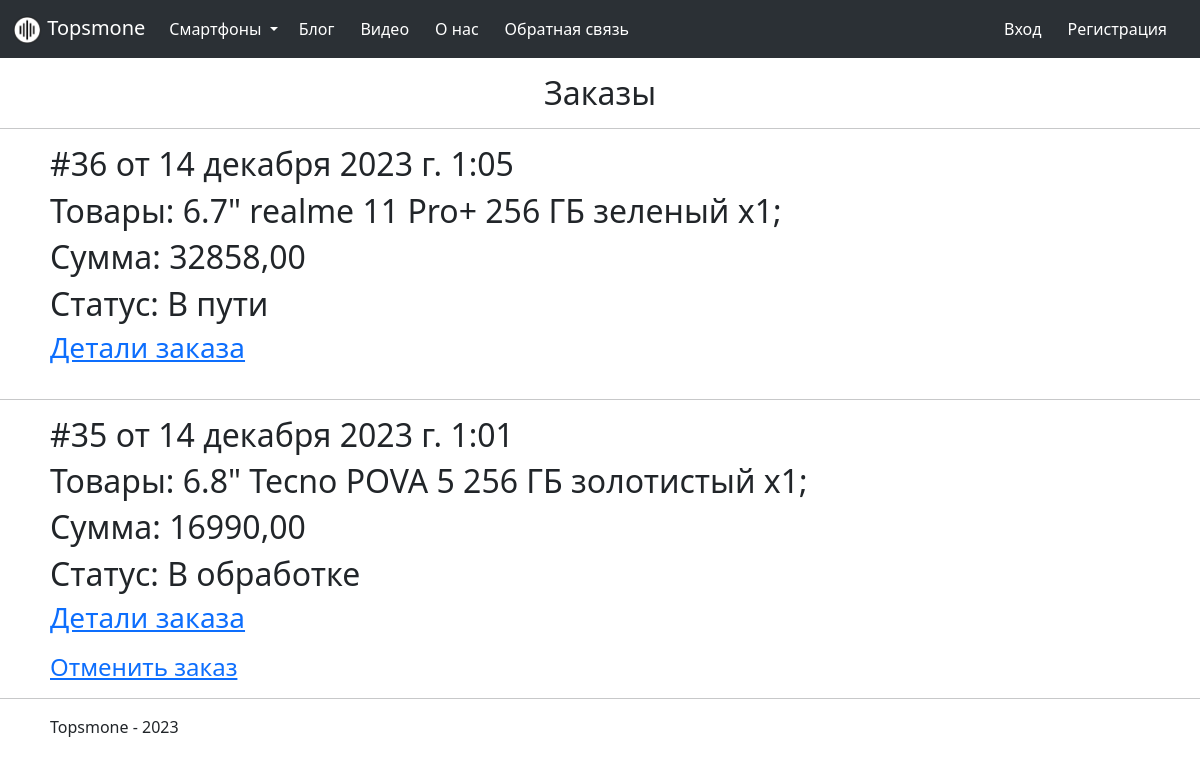
The page /ordersmanager on the database its author committed.
### App/models.py (models this page shows, shortened)
class Orders(models.Model):
    title = models.CharField(max_length=100, unique_for_date="posted", verbose_name="Заголовок")
    content = models.TextField(verbose_name="Полное содержание")
    posted = models.DateTimeField(default=datetime.now(), db_index=True, verbose_name="Опубликована")
    author = models.ForeignKey(User, null=True, blank=True, on_delete = models.SET_NULL, verbose_name = "Автор")
    summa = models.DecimalField(verbose_name='Стоимость', max_digits=8, decimal_places=2, default=0)
    status = models.TextField(verbose_name='Статус', default='В обработке')
    class Meta:
        db_table = "Order"
        ordering=["-posted"]
        verbose_name = "Заказ"
        verbose_name_plural = "Заказы"

### App/views.py (the view)
# urls.py: path('ordersmanager', views.ordersmanager, name='ordersmanager'),
def ordersmanager(request):
    posts=Orders.objects.all()
    assert isinstance(request, HttpRequest)
    return render(
        request,
        'orders.html',
        {
            'title':'Заказы',
            'posts':posts,
            'year':datetime.now().year
        }
    )

### App/templates/App/orders.html
{% extends 'index.html' %}
{% block navbarOnAbout %}
<h2 style="padding-top:50px; text-align:center">Заказы</h2>
{% for post in posts %}
<hr />
<div style="padding-left:50px; padding-right:50px;">
    <h2>#{{post.id}} от {{post.posted}}</h2>
    <h2>Товары: {{post.content}}</h2>
    <h2>Сумма: {{post.summa}}</h2>
    <h2>Статус: {{post.status}}</h2>
    <h3>
        <a  href="{% url 'orderdetails' %}?post={{ post.id }}">
            Детали заказа
        </a>
    </h3>
    <h4 style="padding-top:10px">
        {% if not post.status == 'В пути' and not post.status == 'Завершен' %}
        {% if user.is_superuser or user.is_staff %}
        <a style="padding-right:50px; align-items:end" href="{% url 'cancel_order_manager' %}?post={{ post.id }}">
            Отменить заказ
        </a>
        {% else %}
        <a style="padding-right:50px; align-items:end" href="{% url 'cancel_order_user' %}?post={{ post.id }}">
            Отменить заказ
        </a>
        {% endif %}
        {% endif %}
    </h4>
</div>
{% endfor %}
{% endblock navbarOnAbout %}

### App/templates/App/index.html (shortened to what this page needs)
﻿{% load static %}
<link rel="stylesheet" type="text/css" href="{% static 'styles/bootstrap.css' %}">
<html>
<head>
</head>
<body>
    {% include 'navbar.html' %}
    {% block navbarOnAbout %}
    {% endblock navbarOnAbout %}
    <hr />
    <footer style="padding-left:50px; padding-bottom:25px;">
        Topsmone - 2023
    </footer>
</body>
</html>

### App/templates/App/navbar.html (shortened to what this page needs)
﻿{% load static %}
<link rel="stylesheet" type="text/css" href="{% static 'styles/site.css' %}">
<nav class="navbar  fixed-top navbar-expand-lg bg-body-tertiary navbar-bg" data-bs-theme="dark">
    <div class="container-fluid">
        <a class="navbar-brand align-text-top" href="/">
            <img src="{% static 'Images\topsmone-Recovered.png' %}" alt="логотип" class="logo" />
            Topsmone
        </a>
        <div class="collapse navbar-collapse" id="navbarSupportedContent">
            <ul class="navbar-nav me-auto mb-2 mb-lg-0">
                <li class="nav-item dropdown">
                    <a class="nav-link active dropdown-toggle" href="" role="button" data-bs-toggle="dropdown" aria-expanded="false">
                        Смартфоны
                    </a>
                </li>
                <li class="nav-item navbar-item">
                    <a class="nav-link active" aria-current="page" href="blog">Блог</a>
                </li>
                <li class="nav-item navbar-item">
                    <a class="nav-link active" aria-current="page" href="{% url 'videopost' %}">Видео</a>
                </li>
                <li class="nav-item navbar-item">
                    <a class="nav-link active" aria-current="page" href="about">О нас</a>
                </li>
                {% if user.is_superuser or user.is_staff %}
                <li class="nav-item navbar-item ">
                    <a class="nav-link active" aria-current="page" href="{% url 'newpost' %}">Добавить статью</a>
                </li>
                <li class="nav-item navbar-item ">
                    <a class="nav-link active" aria-current="page" href="{% url 'newproduct' %}">Добавить товар</a>
                </li>
                <li class="nav-item navbar-item">
                    <a class="nav-link active" aria-current="page" href="ordersmanager">Заказы</a>
                </li>
                {% else %}
                <li class="nav-item navbar-item">
                    <a class="nav-link active" aria-current="page" href="contacts">Обратная связь</a>
                </li>
                {% endif %}
            </ul>
            <ul class="navbar-nav me-2 mb-2 mb-lg-0">
                {% include 'loginpartial.html' %}
                {% if not user.is_authenticated %}
                <li class="nav-item navbar-item">
                    <a class="nav-link active" aria-current="page" href="registration">Регистрация</a>
                </li>
                {% endif %}
            </ul>
        </div>
    </div>
</nav>

### App/templates/App/loginpartial.html
{% if user.is_authenticated %}
<form id="logoutForm" action="/logout/" method="post" class="navbar-right">
    {% csrf_token %}
    <ul class="navbar-nav me-2 mb-2 active mb-lg-0">
        <li><span class="nav-link active">Привет {{ user.username }}!</span></li>
        <li><a class="nav-link active" href="javascript:document.getElementById('logoutForm').submit()">Выход</a></li>
    </ul>
</form>
{% else %}
<li class="nav-item navbar-item">
    <a class="nav-link active" aria-current="page" href="{% url 'login' %}">Вход</a>
</li>
{% endif %}

### App/static/styles/site.css (style rules this page uses)
.navbar-item { padding-left: 5px; padding-right: 5px; }
.navbar-bg { background-color: #352F44; }
.logo { height:30px; }

### rows shown on the page
Orders: id "36", posted "14 декабря 2023 г. 1:05", content "6.7\" realme 11 Pro+ 256 ГБ зеленый x1;", summa "32858,00", status "В пути"
Orders: id "35", posted "14 декабря 2023 г. 1:01", content "6.8\" Tecno POVA 5 256 ГБ золотистый x1;", summa "16990,00", status "В обработке"
